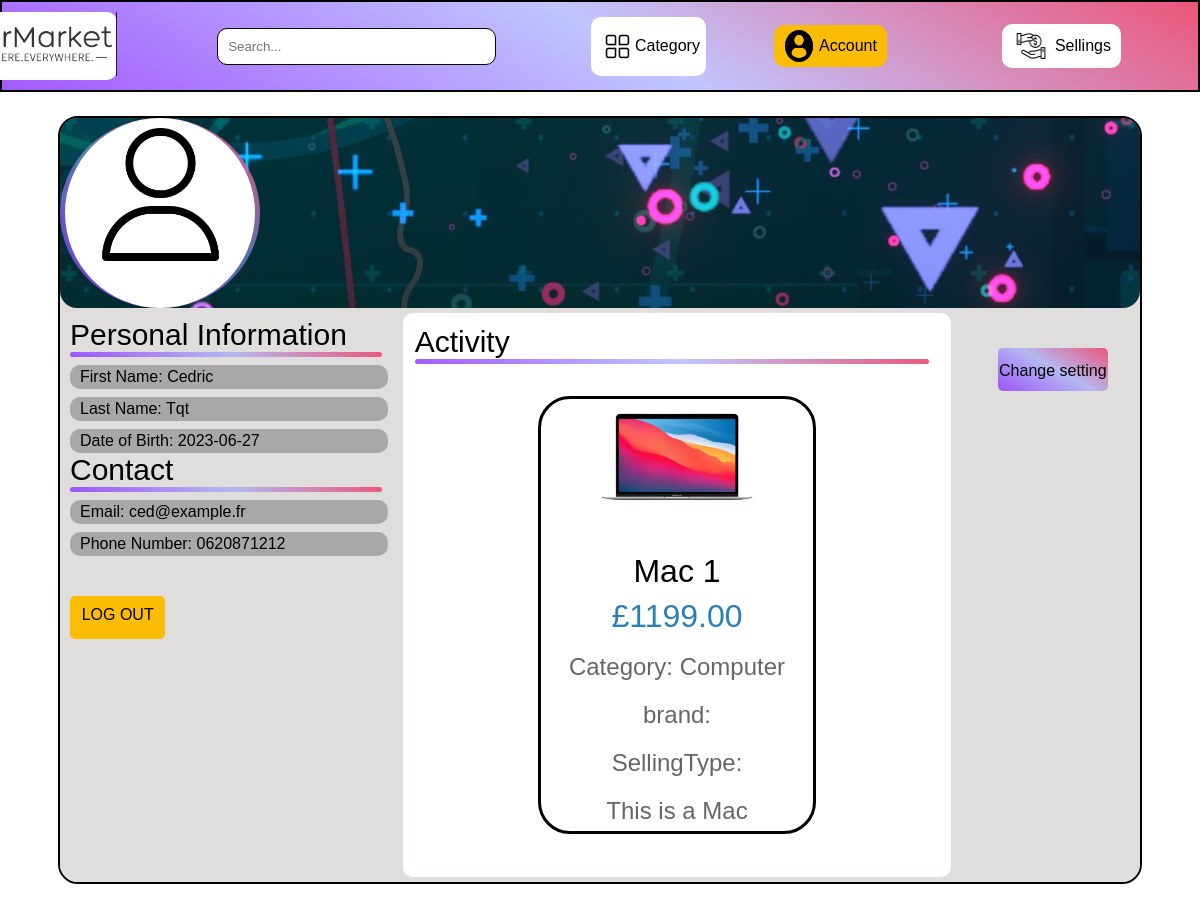
Screenshot of /php/profile.php (signed in) with the database file from the repository.
### tables this page shows
CREATE TABLE IF NOT EXISTS `seller` (
  `ID_Seller` int NOT NULL AUTO_INCREMENT,
  `lastname` varchar(20) NOT NULL,
  `firstname` varchar(20) NOT NULL,
  `phone` varchar(10) DEFAULT NULL,
  `dateofbirth` date NOT NULL,
  `email` varchar(200) NOT NULL,
  `password` varchar(255) NOT NULL,
  PRIMARY KEY (`ID_Seller`),
  UNIQUE KEY `email` (`email`)
);

CREATE TABLE IF NOT EXISTS `article` (
  `ID_Article` int NOT NULL AUTO_INCREMENT,
  `ID_Seller` int DEFAULT NULL,
  `name` varchar(100) NOT NULL,
  `details` varchar(500) NOT NULL,
  `price` decimal(10,2) NOT NULL,
  `category` enum('Phone','Computer','Watch','Video Games') NOT NULL,
  `stock` int DEFAULT NULL,
  `image_1` varchar(100) NOT NULL,
  `image_2` varchar(100) NOT NULL,
  `image_3` varchar(100) NOT NULL,
  PRIMARY KEY (`ID_Article`),
  UNIQUE KEY `name` (`name`),
  KEY `ID_Seller` (`ID_Seller`)
);

### php/profile.php (the view, shortened to what this page needs)
<?php
$mysqli = require __DIR__ . "/connecdb.php";
$userType = $_SESSION["user_type"];
$userId = $_SESSION["user_id"];
?>
<!DOCTYPE html>
<html lang="en">
<head>
    <link href="../css/profile.css" rel="stylesheet" type="text/css">
</head>
<body>
<div id="navbar">
    <div class="nav-logo">
        <a CLASS="NAV" href="index.php"><img src="../image/logo-2.png" alt="Logo" height="64" width="180"></a>
    </div>
    <div class="nav-search">
        <input type="text" id="search-bar" placeholder="Search...">
    </div>
    <a class="NAV" href="#">
        <div class="nav-categorie">
            <div class="nav-dropdown">
                <img src="../image/categorie.png" width="25" height="49">Category
            </div>
        </div>
    </a>
    <a class="NAV" href="profile.php">
        <div class="nav-account">
            <img src="../image/account.png" width="30" height="32">
            <span>Account</span>
        </div>
    </a>
    <?php if ($userType === "seller"): ?>
        <a class="NAV" href="add-product.php">
            <div class="nav-cart">
                <img src="../image/sellings.png" width="38" height="34">
                <span>Sellings</span>
            </div>
        </a>
    <?php endif; ?>
</div>
<div class="box-principal">
    <div class="box-profile">
        <div class="banniere">
            <div CLASS="profile-image">
                <div class="profile-image2">
                    <img src="../image/user.png" width="70%" HEIGHT="70%">
                </div>
            </div>
        </div>
        <div class="contenue">
            <div class="left-side">
                <div class="category-title">
                    <label class="title-1"> Personal Information</label>
                </div>
                <div class="bar-random">
                </div>
                <?php
                if ($userType === "seller") {
                    $stmt = $mysqli->prepare("SELECT firstname, lastname, dateofbirth FROM `seller` WHERE ID_Seller = ?");
                    $stmt->bind_param("i", $userId);
                } else {
                    $stmt = $mysqli->prepare("SELECT firstname, lastname, dateofbirth FROM `buyer` WHERE ID_Buyer = ?");
                    $stmt->bind_param("i", $userId);
                }
                $stmt->execute();
                $stmt->bind_result($fetched_firstname, $fetched_lastname, $fetched_dateofbirth);
                $stmt->fetch();
                ?>
                <div class="first-name">
                    First Name: <?= $fetched_firstname; ?>
                </div>
                <div class="last-name">
                    Last Name: <?= $fetched_lastname; ?>
                </div>
                <div class="date-of-birth">
                    Date of Birth: <?= $fetched_dateofbirth; ?>
                </div>
                <div class="category-title">
                    <label class="title-1">Contact</label>
                </div>
                <div class="bar-random">
                </div>
                <?php
                if ($userType === "seller") {
                    $stmt = $mysqli->prepare("SELECT email, phone FROM `seller` WHERE ID_Seller = ?");
                    $stmt->bind_param("i", $userId);
                } else {
                    $stmt = $mysqli->prepare("SELECT email, phone FROM `buyer` WHERE ID_Buyer = ?");
                    $stmt->bind_param("i", $userId);
                }
                $stmt->execute();
                $stmt->bind_result($fetched_email, $fetched_phone);
                ?>
                <div class="email">
                    Email: <?= $fetched_email; ?>
                </div>
                <div class="phone-number">
                    Phone Number: <?= $fetched_phone; ?>
                </div>
                <a class="NAV" href="logout.php">
                    <div class="log-out">
                        <center>LOG OUT</center>
                    </div>
                </a>
            </div>
            <div class="middel">
                <div class="product">
                    <div class="category-title">
                        <label class="title-1">Activity</label>
                    </div>
                    <div class="bar-random">
                    </div>
                    <section class="show-products">
                        <div class="box-container">
                            <?php
                            if ($userType === "seller") {
                                $select_products = $mysqli->prepare("SELECT * FROM `article` WHERE ID_Seller = ?");
                            } else {
                                $select_products = $mysqli->prepare("SELECT * FROM `cart` WHERE ID_Buyer = ?");
                            }
                            $select_products->bind_param("i", $userId);
                            $select_products->execute();
                            $result = $select_products->get_result();
                            if ($result->num_rows > 0) {
                                while ($fetch_products = $result->fetch_assoc()) {
                                    ?>
                                    <div class="box">
                                        <img src="../uploaded_img/<?= $fetch_products['image_1']; ?>" alt="">
                                        <div class="name"><?= $fetch_products['name']; ?></div>
                                        <div class="price">£<span><?= $fetch_products['price']; ?></span></div>
                                        <div class="category">
                                            <span>Category:</span> <?= $fetch_products['category']; ?>
                                        </div>
                                        <div class="brand"><span>brand:</span> <?= $fetch_products['brand']; ?></div>
                                        <div class="sellingtype"><span>SellingType:</span> <?= $fetch_products['sellingtype']; ?></div>
                                        <div class="details"><span><?= $fetch_products['details']; ?></span></div>
                                        <br>
                                    </div>
                                    <?php
                                }
                            } else {
                                echo '<p class="empty">No products added yet!</p>';
                            }
                            ?>
                        </div>
                    </section>
                </div>
            </div>
            <div class="right-side">
                <a class="NAV" href="update_profile.php">
                    <div class="change-setting">
                        <center>Change setting</center>
                    </div>
                </a>
            </div>
        </div>
    </div>
</div>
</body>
</html>

### rows the page displays
seller: firstname "Cedric", lastname "Tqt", dateofbirth "2023-06-27", email "ced@example.fr", phone "0620871212"
article: image_1 (picture), name "Mac 1", price "1199.00", category "Computer", details "This is a Mac"
